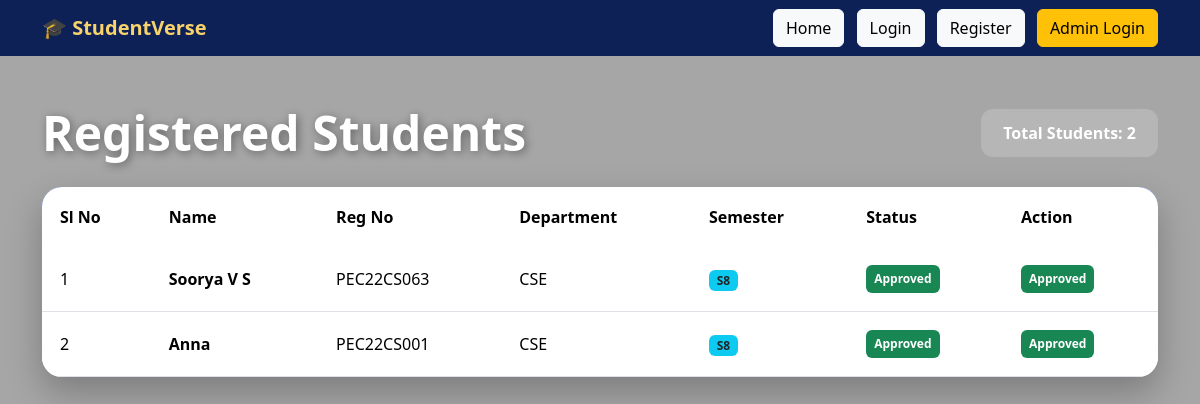
The app's page /admin/students with its own data.
### app.py (models this page shows)
class User(db.Model):
    id = db.Column(db.Integer, primary_key=True)
    name = db.Column(db.String(100))
    reg_no = db.Column(db.String(50), unique=True)
    department = db.Column(db.String(50))
    semester = db.Column(db.String(20))
    email = db.Column(db.String(100), unique=True)
    password = db.Column(db.String(100))
    role = db.Column(db.String(20))
    phone = db.Column(db.String(20))
    bio = db.Column(db.Text)
    profile_pic = db.Column(db.String(200))
    status = db.Column(db.String(20), default="Pending")

### app.py (the view)
@app.route("/admin/students")
def students():
    students = User.query.filter_by(
        role="student"
    ).all()
    return render_template(
        "students.html",
        students=students
    )

### templates/students.html
{% extends "base.html" %}
{% block content %}
<div class="container mt-5">
    <div class="students-header">
        <h1 class="students-title">
            Registered Students
        </h1>
        <div class="students-count">
            Total Students: {{ students|length }}
        </div>
    </div>
    <div class="table-container">
        <table class="table admin-student-table mb-0">
            <thead>
                <tr>
                    <th>Sl No</th>
                    <th>Name</th>
                    <th>Reg No</th>
                    <th>Department</th>
                    <th>Semester</th>
                    <th>Status</th>
                    <th>Action</th>
                </tr>
            </thead>
            <tbody>
            {% for student in students %}
                <tr>
                    <td>{{ loop.index }}</td>
                    <td>
                        <strong>{{ student.name }}</strong>
                    </td>
                    <td>{{ student.reg_no }}</td>
                    <td>{{ student.department }}</td>
                    <td>
                        <span class="badge bg-info text-dark">
                            {{ student.semester }}
                        </span>
                    </td>
                    <td>
                        {% if student.status == "Approved" %}
                            <span class="badge bg-success p-2">
                                Approved
                            </span>
                        {% elif student.status == "Pending" %}
                            <span class="badge bg-warning text-dark p-2">
                                Pending
                            </span>
                        {% else %}
                            <span class="badge bg-danger p-2">
                                Rejected
                            </span>
                        {% endif %}
                    </td>
                    <td>
                        {% if student.status == "Pending" %}
                            <a href="/approve/{{ student.id }}"
                               class="btn btn-success btn-sm">
                                Approve
                            </a>
                            <a href="/ignore/{{ student.id }}"
                               class="btn btn-danger btn-sm">
                                Ignore
                            </a>
                        {% elif student.status == "Approved" %}
                            <span class="badge bg-success p-2">
                                Approved
                            </span>
                        {% else %}
                            <span class="badge bg-danger p-2">
                                Rejected
                            </span>
                        {% endif %}
                    </td>
                </tr>
            {% endfor %}
            </tbody>
        </table>
    </div>
</div>
{% endblock %}

### static/css/styles.css (style rules this page uses)
body { margin:0; padding:0; font-family:'Segoe UI',sans-serif; background-image: linear-gradient( rgba(0,0,0,0.35), rgba(0,0,0,0.35) ), url("/static/images/college_bg.jpg"); background-size:cover; background-position:center; background-repeat:no-repeat; background-attachment:fixed; }
body { color:rgb(15, 15, 15); }
.container { width: 95% !important; max-width: none !important; }
.students-title { color:white; font-size:3rem; font-weight:700; margin-bottom:25px; text-shadow: 2px 2px 10px rgba(0,0,0,0.5); }
.table-container { background:rgba(255,255,255,0.92); border-radius:20px; overflow:hidden; box-shadow: 0 10px 30px rgba(0,0,0,0.25); }
.admin-student-table { margin-bottom:0; }
.admin-student-table thead { background:#0ea5e9; color:white; }
.admin-student-table th { padding:18px; font-size:16px; font-weight:600; border:none; }
.admin-student-table td { padding:16px; vertical-align:middle; }
.admin-student-table tbody tr { transition:0.3s; }
.students-header { display:flex; justify-content:space-between; align-items:center; margin-bottom:25px; }
.students-title { color:white; font-size:3rem; font-weight:700; margin:0; text-shadow: 2px 2px 10px rgba(0,0,0,0.4); }
.students-count { background:rgba(255,255,255,0.18); backdrop-filter:blur(10px); color:white; padding:12px 22px; border-radius:12px; font-weight:600; }
.table-container { background:rgba(255,255,255,0.92); backdrop-filter:blur(12px); border-radius:20px; overflow:hidden; box-shadow: 0 15px 35px rgba(0,0,0,0.25); }
.admin-student-table { margin:0; }
.admin-student-table thead { background:#2563eb; color:rgba(233, 230, 230, 0.708); }
.admin-student-table th { padding:18px; border:none; }
.admin-student-table td { padding:18px; vertical-align:middle; }

### records on screen
User: name "Soorya V S", reg_no "PEC22CS063", department "CSE", semester "S8", status "Approved"
User: name "Anna", reg_no "PEC22CS001", department "CSE", semester "S8", status "Approved"

### other values on screen
{{ students|length }} "2"
